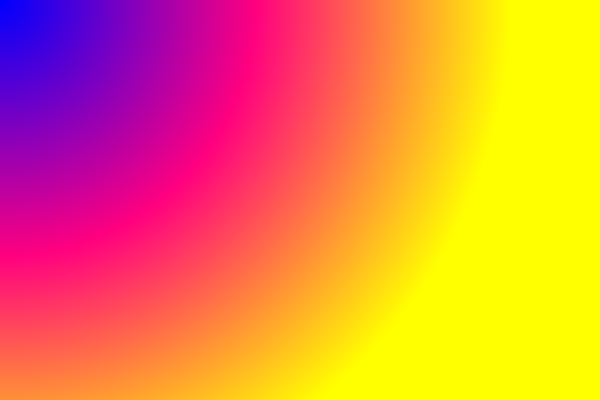
Frame 1 (no input)
Frame 60 (the mouse pressed at the canvas centre just before this capture): identical to frame 1, image omitted
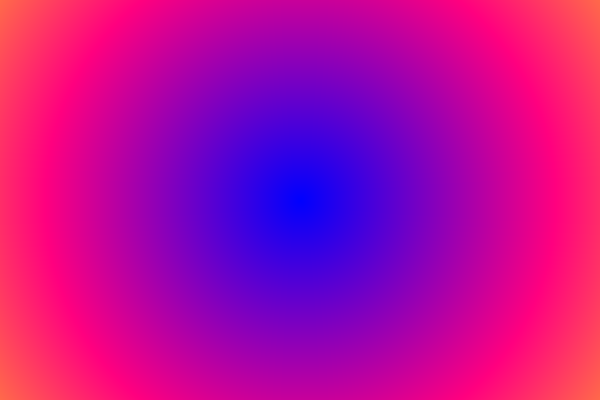
Frame 120 (the mouse held since frame 60 and released just before this capture)

The Processing sketch that drew these frames (run headless with seeded random() and noise(); from frame 60 on, the mouse is pressed at the canvas centre):

// Processing sketch: FringsPixelPractice
// ── FringsPixelPractice.pde
void setup() {
  size(600, 400);
  background(0);
}

//for (int x = 0; x < width; x++) {
//  set(x, 200, color(255, 0, 0));
//}
void draw() {
  loadPixels();
  for (int i = 0; i < pixels.length; i++) {
    pixels[i] = color(random(255), 0, random(50, 200));
  }
  
  for (int x = 0; x < width; x++) {
    for (int y = 0; y < height; y++) {
      float d = dist(x, y, mouseX, mouseY);
      int loc = x+y*width;
      pixels[loc] = color(d, d-255, 255-d/2);
    }
  }
  
  updatePixels();
}
